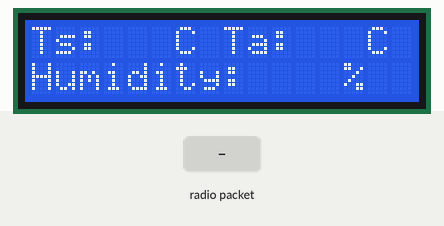
Bench run of a sketch on a simulated Arduino Uno, built with avr-gcc and run on an emulated ATmega328P. On the bench: 16×2 character LCD. The inputs (shaded band) are chosen by the test bench. No radio packets arrive unless stated; what the sketch prints to the serial monitor is not drawn.

Above: at 1.2 s.
1.3 s: radio packet "1" arrives
At 2.3 s:
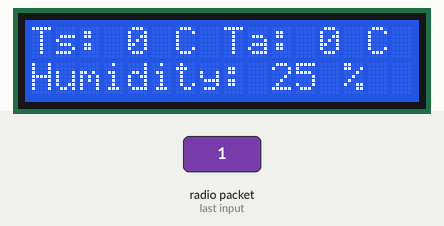
Timing chart, 0 to 4.3 s (numbered marks = the images above; inputs shaded):
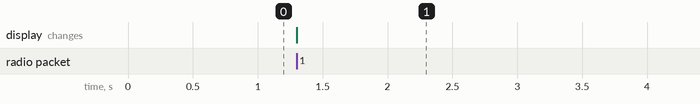

Measured:
- after the input at 1.3 s, the display: changes at once (image 1)

The sketch:

GardenSensorReceiver.ino
```cpp
#include <RH_ASK.h>
#include <LiquidCrystal.h>
#include <SPI.h> // Not actually used but needed to compile

#define HUM_SENSOR_WET 80
#define HUM_SENSOR_DRY 160

RH_ASK driver;
LiquidCrystal lcd(7, 8, 9, 10, 6 , 12);
int i = 0;
void setup()
{
  Serial.begin(9600);  // Debugging only
  if (!driver.init())
    Serial.println("init failed");
  lcd.begin(16, 2);
  lcd.setCursor(0, 0);
  lcd.write("Ts:   C Ta:   C");

  //lcd.write("Ta:");
  lcd.setCursor(0, 1);
  lcd.write("Humidity:    %");
}

void loop()
{


  uint8_t buf[12];

  uint8_t buflen = sizeof(buf);
  if (driver.recv(buf, &buflen)) // Non-blocking
  {
    // (col,row)
    Serial.print(buf[0] );
    Serial.print( buf[1] );
    Serial.print( buf[2] );
// TODO if statement for single digit to double digit humidity level change % position
    lcd.setCursor(10, 1);
    char Humidity [4];
    itoa(25, Humidity, 10);
    lcd.write({Humidity});

    lcd.setCursor(4, 0);
    char ts [2];
    itoa(buf[1], ts, 10);
    lcd.write({ts});

    lcd.setCursor(12, 0);
    char ta [2] ;
    itoa(buf[2], ta, 10);
    lcd.write({ta});

  }
}

uint8_t get_calibrated_humidity(uint8_t sens_val) {
  uint8_t range = HUM_SENSOR_DRY - HUM_SENSOR_WET;
  uint8_t how_wet = HUM_SENSOR_DRY - sens_val;
  uint8_t percent = how_wet * 100 / range;
  return percent;
}
```
